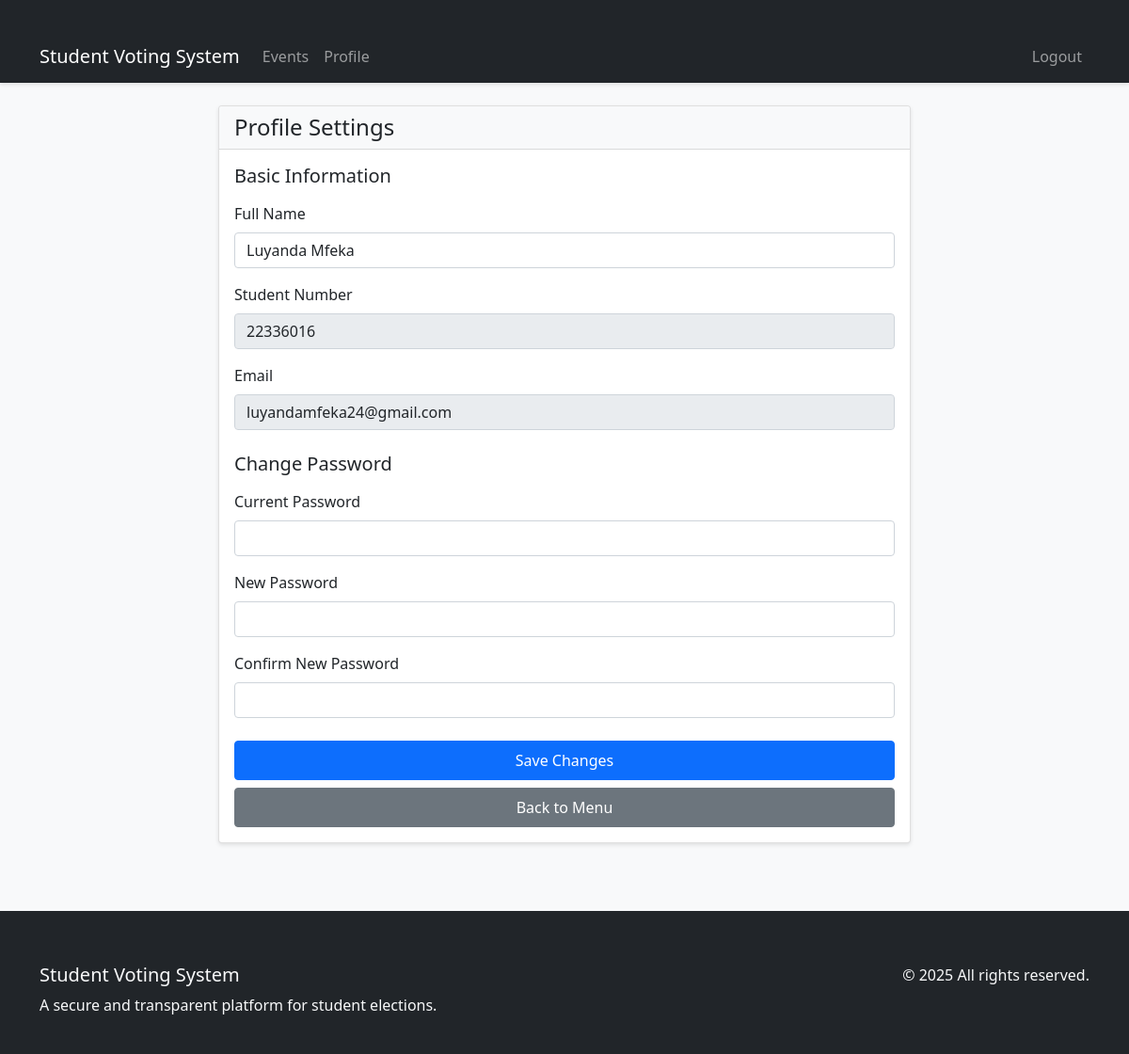
Screenshot of /profile (signed in) with the database file from the repository.
### app.py (models this page shows, shortened)
class User(UserMixin, db.Model):
    __tablename__ = 'users'
    id = db.Column(db.Integer, primary_key=True)
    name = db.Column(db.String(100), nullable=False)
    student_number = db.Column(db.String(20), unique=True, nullable=False)
    email = db.Column(db.String(100), unique=True, nullable=False)
    password = db.Column(db.String(255), nullable=False)
    created_at = db.Column(db.DateTime, default=lambda: datetime.now(TIMEZONE))
    is_active = db.Column(db.Boolean, default=True)
    votes = db.relationship('Vote', backref='voter', lazy=True)

### app.py (the view, shortened to what this page needs)
@app.route('/profile', methods=['GET', 'POST'])
@login_required
def profile():
    if session.get('role') == 'admin':
        return redirect(url_for('admin_dashboard'))
    return render_template('profile.html', user=current_user)

### app.py (called while the page is built)
@app.context_processor
def utility_processor():
    return {
        'now': datetime.now(TIMEZONE)  # Use local timezone
    }

@login_manager.user_loader
def load_user(user_id):
    return User.query.get(int(user_id))

@app.before_request
def update_events():
    VotingEvent.update_event_status()

    @staticmethod
    def update_event_status():
        now = datetime.now(TIMEZONE)  # Use local timezone
        print(f"Current time (SAST): {now}")  # Debug print
        events = VotingEvent.query.all()
        for event in events:
            if event.start_date.tzinfo is None:
                event.start_date = TIMEZONE.localize(event.start_date)
            if event.end_date.tzinfo is None:
                event.end_date = TIMEZONE.localize(event.end_date)
            print(f"Updating event: {event.name}, Start: {event.start_date}, End: {event.end_date}")  # Debug print
            event.is_active = event.start_date <= now <= event.end_date
            print(f"Event {event.name} is_active: {event.is_active}")  # Debug print
        db.session.commit()

### templates/profile.html
{% extends "base.html" %}
{% block content %}
<div class="container mt-4">
    <div class="row justify-content-center">
        <div class="col-md-8">
            <div class="card">
                <div class="card-header">
                    <h2 class="h4 mb-0">Profile Settings</h2>
                </div>
                <div class="card-body">
                    <form method="POST">
                        <div class="mb-4">
                            <h3 class="h5 mb-3">Basic Information</h3>
                            <div class="mb-3">
                                <label for="name" class="form-label">Full Name</label>
                                <input type="text" class="form-control" id="name" name="name"
                                       value="{{ user.name }}" required>
                            </div>
                            <div class="mb-3">
                                <label class="form-label">Student Number</label>
                                <input type="text" class="form-control" value="{{ user.student_number }}"
                                       readonly disabled>
                            </div>
                            <div class="mb-3">
                                <label class="form-label">Email</label>
                                <input type="email" class="form-control" value="{{ user.email }}"
                                       readonly disabled>
                            </div>
                        </div>
                        <div class="mb-4">
                            <h3 class="h5 mb-3">Change Password</h3>
                            <div class="mb-3">
                                <label for="current_password" class="form-label">Current Password</label>
                                <input type="password" class="form-control" id="current_password"
                                       name="current_password">
                            </div>
                            <div class="mb-3">
                                <label for="new_password" class="form-label">New Password</label>
                                <input type="password" class="form-control" id="new_password"
                                       name="new_password">
                            </div>
                            <div class="mb-3">
                                <label for="confirm_password" class="form-label">Confirm New Password</label>
                                <input type="password" class="form-control" id="confirm_password"
                                       name="confirm_password">
                            </div>
                        </div>
                        <div class="d-grid gap-2">
                            <button type="submit" class="btn btn-primary">Save Changes</button>
                            <a href="{{ url_for('menu') }}" class="btn btn-secondary">Back to Menu</a>
                        </div>
                    </form>
                </div>
            </div>
        </div>
    </div>
</div>
{% endblock %}

### static/css/style.css (style rules this page uses)
body { background-color: #f8f9fa; }
.container { margin-top: 2rem; }
.card { box-shadow: 0 2px 4px rgba(0,0,0,0.1); margin-bottom: 1.5rem; }
.card-header { background-color: #f8f9fa; border-bottom: 1px solid rgba(0,0,0,0.125); }
.btn { padding: 0.5rem 1rem; border-radius: 0.25rem; }
.btn-primary { background-color: #0d6efd; border-color: #0d6efd; }
.btn-secondary { background-color: #6c757d; border-color: #6c757d; }
.form-control { margin-bottom: 1rem; }
.d-grid { gap: 0.5rem; }

### rows the page displays
User: name "Luyanda Mfeka", student_number "22336016", email "luyandamfeka24@gmail.com"
